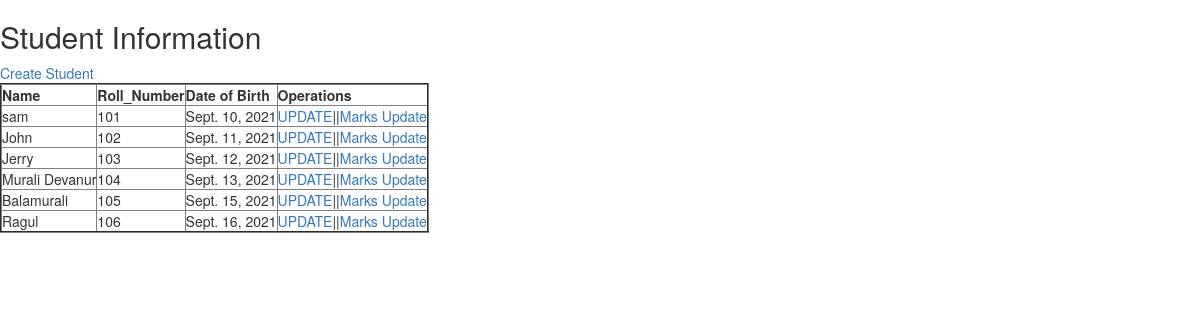
The app's page /api/stu/ with its own data.
### enroll/models.py (models this page shows, shortened)
class Student_list_table(models.Model):
	name = models.CharField(max_length=200)
	roll_number = models.IntegerField(unique=False)
	date_of_birth = models.DateField(default=timezone.now)

### enroll/views.py (the view)
# urls.py: path('stu/',views.home1),
def home1(request):
	data = Student_list_table.objects.all()
	return render(request,'enroll/home1.html',{'data':data})

### enroll/templates/enroll/home1.html
{% extends "enroll/base.html" %}
{% block content %}
	<h2>Student Information</h2>
	<a href="/api/student">Create Student</a>
	<table border="2">
		<tr>
			<th>Name</th>
			<th>Roll_Number</th>
			<th>Date of Birth</th>
			<th>Operations</th>
		</tr>
		{% for car in data %}
		<tr>
			<td>{{car.name }}</td>
			<td>{{car.roll_number }}</td>
			<td>{{car.date_of_birth}}</td>
			<td><a href="/api/student_update/{{car.id}}">UPDATE</a>||<a href="/api/stu1/">Marks Update</a>
		</tr>
		{% endfor %}
	</table>
{% endblock %}

### records on screen
Student_list_table: name "sam", roll_number "101", date_of_birth "Sept. 10, 2021"
Student_list_table: name "John", roll_number "102", date_of_birth "Sept. 11, 2021"
Student_list_table: name "Jerry", roll_number "103", date_of_birth "Sept. 12, 2021"
Student_list_table: name "Murali Devanur", roll_number "104", date_of_birth "Sept. 13, 2021"
Student_list_table: name "Balamurali", roll_number "105", date_of_birth "Sept. 15, 2021"
Student_list_table: name "Ragul", roll_number "106", date_of_birth "Sept. 16, 2021"
